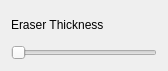
<?xml version="1.0" encoding="UTF-8"?>
<ui version="4.0">
 <class>EraserProperties</class>
 <widget class="QDialog" name="EraserProperties">
  <property name="geometry">
   <rect>
    <x>0</x>
    <y>0</y>
    <width>168</width>
    <height>71</height>
   </rect>
  </property>
  <property name="windowTitle">
   <string>Dialog</string>
  </property>
  <layout class="QVBoxLayout" name="verticalLayout">
   <item>
    <widget class="QLabel" name="label">
     <property name="text">
      <string>Eraser Thickness</string>
     </property>
    </widget>
   </item>
   <item>
    <widget class="QSlider" name="thickness">
     <property name="orientation">
      <enum>Qt::Horizontal</enum>
     </property>
    </widget>
   </item>
  </layout>
 </widget>
 <resources/>
 <connections/>
</ui>
